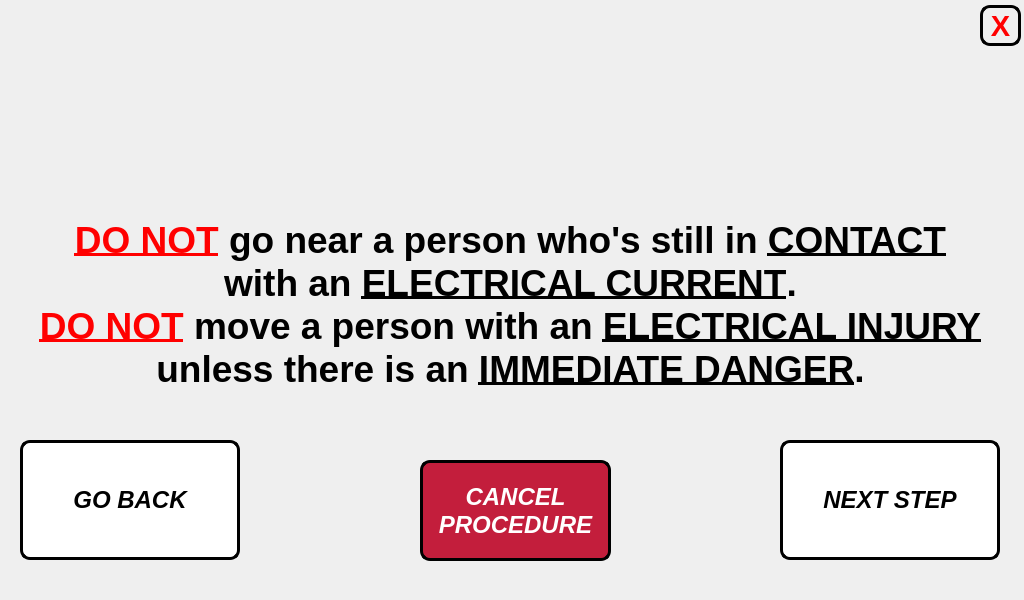
<?xml version="1.0" encoding="UTF-8"?>
<ui version="4.0">
 <class>step_1_window</class>
 <widget class="QMainWindow" name="step_1_window">
  <property name="geometry">
   <rect>
    <x>0</x>
    <y>0</y>
    <width>1024</width>
    <height>600</height>
   </rect>
  </property>
  <property name="minimumSize">
   <size>
    <width>1024</width>
    <height>600</height>
   </size>
  </property>
  <property name="maximumSize">
   <size>
    <width>1024</width>
    <height>600</height>
   </size>
  </property>
  <property name="windowTitle">
   <string>Step 1 Procedure</string>
  </property>
  <widget class="QWidget" name="centralwidget">
   <widget class="QLabel" name="text_steps">
    <property name="geometry">
     <rect>
      <x>20</x>
      <y>190</y>
      <width>981</width>
      <height>231</height>
     </rect>
    </property>
    <property name="font">
     <font>
      <pointsize>14</pointsize>
      <weight>75</weight>
      <bold>true</bold>
     </font>
    </property>
    <property name="text">
     <string>&lt;html&gt;&lt;head/&gt;&lt;body&gt;&lt;p align=&quot;center&quot;&gt;&lt;span style=&quot; font-size:28pt; text-decoration: underline; color:#ff0000;&quot;&gt;DO NOT&lt;/span&gt;&lt;span style=&quot; font-size:28pt;&quot;&gt; go near a person who's still in &lt;/span&gt;&lt;span style=&quot; font-size:28pt; text-decoration: underline;&quot;&gt;CONTACT&lt;/span&gt;&lt;span style=&quot; font-size:28pt;&quot;&gt;&lt;br/&gt;with an &lt;/span&gt;&lt;span style=&quot; font-size:28pt; text-decoration: underline;&quot;&gt;ELECTRICAL CURRENT&lt;/span&gt;&lt;span style=&quot; font-size:28pt;&quot;&gt;.&lt;br/&gt;&lt;/span&gt;&lt;span style=&quot; font-size:28pt; text-decoration: underline; color:#ff0000;&quot;&gt;DO NOT&lt;/span&gt;&lt;span style=&quot; font-size:28pt;&quot;&gt; move a person with an &lt;/span&gt;&lt;span style=&quot; font-size:28pt; text-decoration: underline;&quot;&gt;ELECTRICAL INJURY&lt;/span&gt;&lt;span style=&quot; font-size:28pt;&quot;&gt;&lt;br/&gt;unless there is an &lt;/span&gt;&lt;span style=&quot; font-size:28pt; text-decoration: underline;&quot;&gt;IMMEDIATE DANGER&lt;/span&gt;&lt;span style=&quot; font-size:28pt;&quot;&gt;.&lt;/span&gt;&lt;/p&gt;&lt;/body&gt;&lt;/html&gt;</string>
    </property>
   </widget>
   <widget class="QPushButton" name="next_step_button">
    <property name="geometry">
     <rect>
      <x>780</x>
      <y>440</y>
      <width>220</width>
      <height>120</height>
     </rect>
    </property>
    <property name="minimumSize">
     <size>
      <width>220</width>
      <height>120</height>
     </size>
    </property>
    <property name="maximumSize">
     <size>
      <width>220</width>
      <height>120</height>
     </size>
    </property>
    <property name="font">
     <font>
      <pointsize>18</pointsize>
      <weight>75</weight>
      <italic>true</italic>
      <bold>true</bold>
     </font>
    </property>
    <property name="cursor">
     <cursorShape>PointingHandCursor</cursorShape>
    </property>
    <property name="styleSheet">
     <string notr="true">QPushButton:hover:!pressed
{
  background-color: rgb(195,30,60);
}

QPushButton
{
  background-color: white;
color: black;
border-style: outset;
border-width: 3px;
border-radius:10px;
border-color: black;
}</string>
    </property>
    <property name="text">
     <string>NEXT STEP</string>
    </property>
   </widget>
   <widget class="QPushButton" name="go_back_button">
    <property name="geometry">
     <rect>
      <x>20</x>
      <y>440</y>
      <width>220</width>
      <height>120</height>
     </rect>
    </property>
    <property name="minimumSize">
     <size>
      <width>220</width>
      <height>120</height>
     </size>
    </property>
    <property name="maximumSize">
     <size>
      <width>220</width>
      <height>120</height>
     </size>
    </property>
    <property name="font">
     <font>
      <pointsize>18</pointsize>
      <weight>75</weight>
      <italic>true</italic>
      <bold>true</bold>
     </font>
    </property>
    <property name="styleSheet">
     <string notr="true">QPushButton:hover:!pressed
{
  background-color: rgb(195,30,60);
}

QPushButton
{
  background-color: white;
color: black;
border-style: outset;
border-width: 3px;
border-radius:10px;
border-color: black;
}</string>
    </property>
    <property name="text">
     <string>GO BACK</string>
    </property>
   </widget>
   <widget class="QLabel" name="label">
    <property name="geometry">
     <rect>
      <x>0</x>
      <y>0</y>
      <width>1024</width>
      <height>600</height>
     </rect>
    </property>
    <property name="minimumSize">
     <size>
      <width>1024</width>
      <height>600</height>
     </size>
    </property>
    <property name="maximumSize">
     <size>
      <width>1024</width>
      <height>600</height>
     </size>
    </property>
    <property name="text">
     <string/>
    </property>
    <property name="pixmap">
     <pixmap>../pictures/program_pictures/main_wallpaper.png</pixmap>
    </property>
   </widget>
   <widget class="QLabel" name="gif_player_label">
    <property name="geometry">
     <rect>
      <x>410</x>
      <y>30</y>
      <width>200</width>
      <height>150</height>
     </rect>
    </property>
    <property name="minimumSize">
     <size>
      <width>200</width>
      <height>150</height>
     </size>
    </property>
    <property name="maximumSize">
     <size>
      <width>200</width>
      <height>150</height>
     </size>
    </property>
    <property name="font">
     <font>
      <family>Unispace</family>
      <pointsize>16</pointsize>
      <weight>75</weight>
      <bold>true</bold>
     </font>
    </property>
    <property name="frameShape">
     <enum>QFrame::NoFrame</enum>
    </property>
    <property name="lineWidth">
     <number>1</number>
    </property>
    <property name="text">
     <string/>
    </property>
    <property name="pixmap">
     <pixmap>../pictures/caution.png</pixmap>
    </property>
    <property name="alignment">
     <set>Qt::AlignCenter</set>
    </property>
   </widget>
   <widget class="QPushButton" name="end_procedure_now_button">
    <property name="geometry">
     <rect>
      <x>420</x>
      <y>460</y>
      <width>191</width>
      <height>101</height>
     </rect>
    </property>
    <property name="minimumSize">
     <size>
      <width>0</width>
      <height>0</height>
     </size>
    </property>
    <property name="maximumSize">
     <size>
      <width>16777215</width>
      <height>16777215</height>
     </size>
    </property>
    <property name="font">
     <font>
      <pointsize>18</pointsize>
      <weight>75</weight>
      <italic>true</italic>
      <bold>true</bold>
     </font>
    </property>
    <property name="styleSheet">
     <string notr="true">QPushButton:hover:!pressed
{
  background-color: grey;
}

QPushButton
{
  background-color: rgb(195,30,60);
color: white;
border-style: outset;
border-width: 3px;
border-radius:10px;
border-color: black;
}</string>
    </property>
    <property name="text">
     <string>CANCEL
PROCEDURE</string>
    </property>
   </widget>
   <widget class="QPushButton" name="close_button">
    <property name="geometry">
     <rect>
      <x>980</x>
      <y>5</y>
      <width>41</width>
      <height>41</height>
     </rect>
    </property>
    <property name="font">
     <font>
      <pointsize>22</pointsize>
      <weight>75</weight>
      <bold>true</bold>
     </font>
    </property>
    <property name="styleSheet">
     <string notr="true">QPushButton:hover:!pressed
{
  background-color: rgb(195,30,60);
}

QPushButton
{

color: red;
border-style: outset;
border-width: 3px;
border-radius:10px;
border-color: black;
}
</string>
    </property>
    <property name="text">
     <string>X</string>
    </property>
   </widget>
   <zorder>label</zorder>
   <zorder>text_steps</zorder>
   <zorder>next_step_button</zorder>
   <zorder>go_back_button</zorder>
   <zorder>gif_player_label</zorder>
   <zorder>end_procedure_now_button</zorder>
   <zorder>close_button</zorder>
  </widget>
 </widget>
 <resources/>
 <connections/>
</ui>
